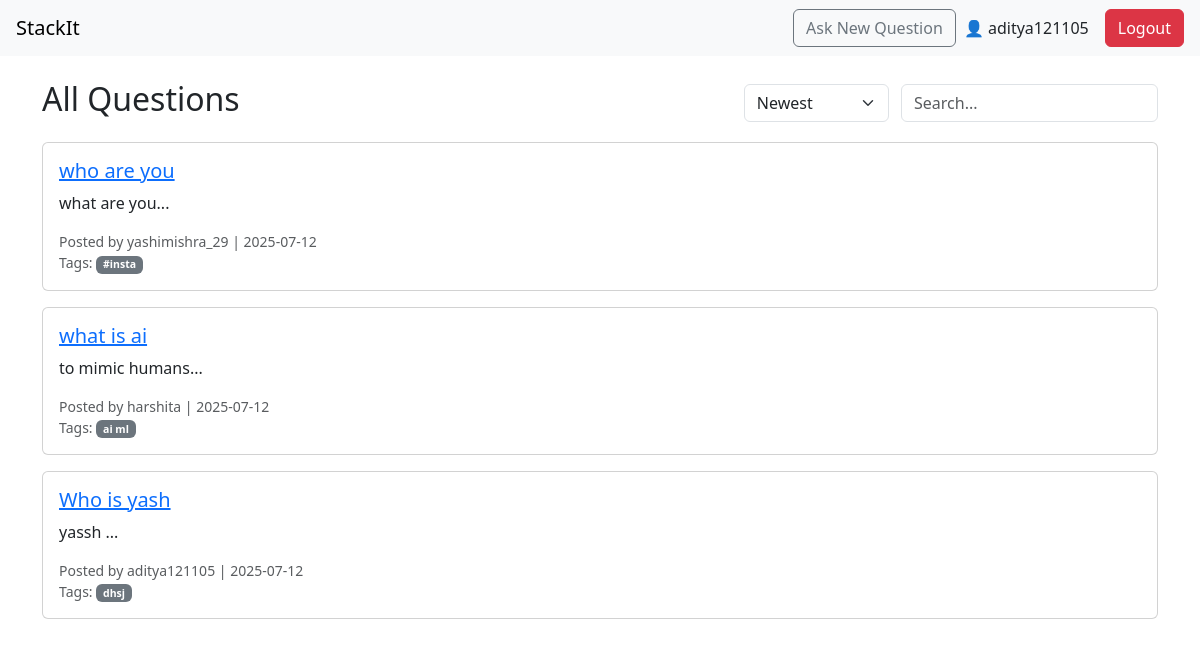
Screenshot of / (signed in) with the database file from the repository.
### app/models.py (models this page shows)
class User(UserMixin, db.Model):
    id = db.Column(db.Integer, primary_key=True)
    username = db.Column(db.String(150), unique=True, nullable=False)
    email = db.Column(db.String(150), unique=True, nullable=False)
    password = db.Column(db.String(200), nullable=False)
    answers = db.relationship('Answer', backref='author', lazy=True)
    questions = db.relationship('Question', backref='author', lazy=True)
    votes = db.relationship('Vote', backref='voter', lazy=True)

class Question(db.Model):
    id = db.Column(db.Integer, primary_key=True)
    title = db.Column(db.String(300), nullable=False)
    description = db.Column(db.Text, nullable=False)
    date_posted = db.Column(db.DateTime, default=datetime.utcnow)
    user_id = db.Column(db.Integer, db.ForeignKey('user.id'), nullable=False)
    tags = db.relationship('Tag', secondary=question_tags, backref=db.backref('questions', lazy='dynamic'))
    answers = db.relationship('Answer', backref='question', lazy=True)

class Tag(db.Model):
    id = db.Column(db.Integer, primary_key=True)
    name = db.Column(db.String(50), unique=True, nullable=False)

### app/routes.py (the view)
@bp.route('/')
def home():
    questions = Question.query.order_by(Question.date_posted.desc()).all()
    return render_template('home.html', questions=questions)

### app/routes.py (called while the page is built)
@login_manager.user_loader
def load_user(user_id):
    return User.query.get(int(user_id))

### app/templates/home.html (shortened to what this page needs)
{% extends 'base.html' %}
{% block content %}
<div class="d-flex justify-content-between align-items-center mb-3">
  <h2>All Questions</h2>
  <div>
    <select class="form-select d-inline-block w-auto me-2">
      <option selected>Newest</option>
    </select>
    <input type="text" class="form-control d-inline-block w-auto" placeholder="Search...">
  </div>
</div>
{% for q in questions %}
<div class="card mb-3">
  <div class="card-body">
    <h5><a href="{{ url_for('main.question_detail', question_id=q.id) }}">{{ q.title }}</a></h5>
    <p>{{ q.description[:200] }}...</p>
    <div class="small text-muted">
      Posted by {{ q.author.username }} | {{ q.date_posted.strftime('%Y-%m-%d') }}
      <br>
      Tags:
      {% for tag in q.tags %}
        <span class="badge bg-secondary">{{ tag.name }}</span>
      {% endfor %}
    </div>
  </div>
</div>
{% endfor %}
{% endblock %}

### app/templates/base.html (shortened to what this page needs)
<!DOCTYPE html>
<html lang="en">
<head>
  <link rel="stylesheet" href="{{ url_for('static', filename='css/style.css') }}">
  <link rel="stylesheet" href="https://cdn.jsdelivr.net/npm/bootstrap@5.3.0/dist/css/bootstrap.min.css">
</head>
<body>
  <nav class="navbar navbar-expand-lg navbar-light bg-light px-3">
    <a class="navbar-brand" href="{{ url_for('main.home') }}">StackIt</a>
    <div class="ms-auto d-flex align-items-center">
      {% if current_user.is_authenticated %}
        <a class="btn btn-outline-secondary me-2" href="{{ url_for('main.ask') }}">Ask New Question</a>
        <span class="me-3">👤 {{ current_user.username }}</span>
        <a class="btn btn-danger" href="{{ url_for('main.logout') }}">Logout</a>
      {% else %}
        <a class="btn btn-outline-primary" href="{{ url_for('main.login') }}">Login</a>
      {% endif %}
    </div>
  </nav>
  <div class="container mt-4">
    {% block content %}{% endblock %}
  </div>
</body>
</html>

### app/static/css/style.css (style rules this page uses)
:root { --primary-color: #3b49df; --primary-hover: #2f3ab2; --secondary-color: #f5f5f5; --text-color: #333; --light-text: #666; --lighter-text: #999; --border-color: #ddd; --success-color: #28a745; --danger-color: #dc3545; --warning-color: #ffc107; --info-color: #17a2b8; --white: #fff; --light-bg: #f8f9fa; --dark-bg: #343a40; --shadow: 0 1px 3px rgba(0, 0, 0, 0.1); }
* { margin: 0; padding: 0; box-sizing: border-box; }
body { font-family: -apple-system, BlinkMacSystemFont, 'Segoe UI', Roboto, Oxygen, Ubuntu, Cantarell, sans-serif; color: var(--text-color); line-height: 1.6; background-color: var(--light-bg); }
.container { width: 100%; max-width: 1200px; margin: 0 auto; padding: 0 15px; }
a { text-decoration: none; color: var(--primary-color); }
.btn { display: inline-block; padding: 8px 16px; border-radius: 4px; font-size: 14px; font-weight: 500; cursor: pointer; transition: all 0.3s ease; }
.btn { padding: 8px 12px; border-radius: 4px; font-size: 12px; font-weight: 500; cursor: pointer; border: 1px solid transparent; transition: all 0.2s; }

### rows the page displays
User: username "aditya121105"
Question: title "who are you", description "what are you", author.username "yashimishra_29", date_posted "2025-07-12"
Tag: name "#insta"
Question: title "what is ai", description "to mimic humans", author.username "harshita", date_posted "2025-07-12"
Tag: name "ai ml"
Question: title "Who is yash", description "yassh", author.username "aditya121105", date_posted "2025-07-12"
Tag: name "dhsj"
